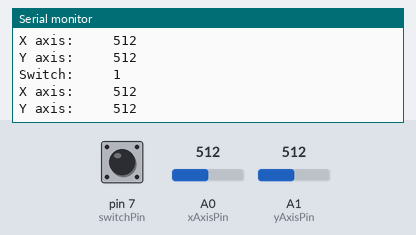
Bench run of a sketch on a simulated Arduino Uno, built with avr-gcc and run on an emulated ATmega328P. Parts: the last lines printed to the serial monitor. Inputs (shaded band) come from the test bench; at power-on: A0 (xAxisPin) = 512, A1 (yAxisPin) = 512, pin 7 (switchPin) HIGH.

Above: at 1.3 s.
1.4 s: A0 (xAxisPin) set to 716
At 1.82 s:
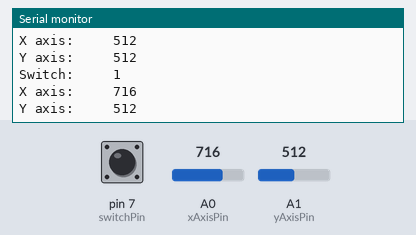
2.9 s: A1 (yAxisPin) set to 716
At 3.33 s:
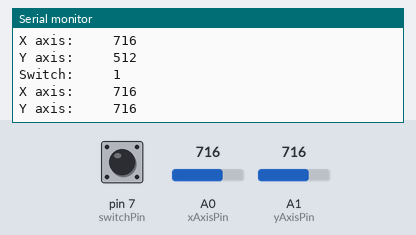
4.4 s: pin 7 (switchPin) pulled LOW for 0.6 s
6.5 s: A0 (xAxisPin) set to 900
At 6.83 s:
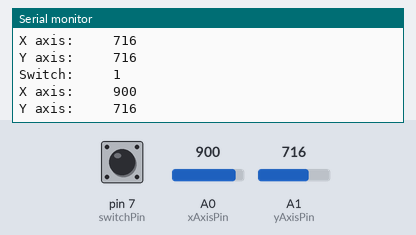
8.0 s: A1 (yAxisPin) set to 900
At 8.34 s:
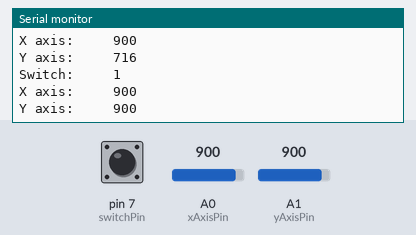
Timing chart, 0 to 10.5 s (numbered marks = the images above; inputs shaded):
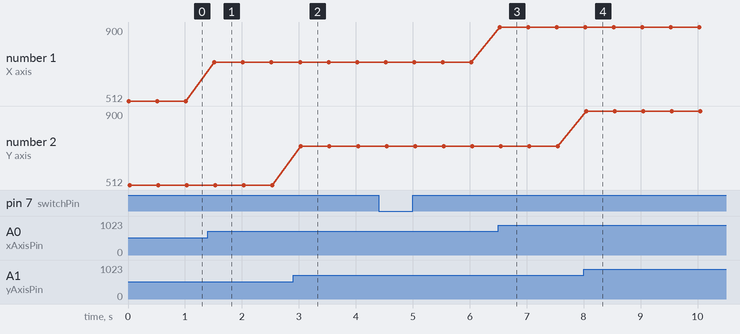

The sketch:

JoyStickTest01.ino
```cpp
// asigning pin numbers
const int switchPin = 7;
const int xAxisPin = 0;
const int yAxisPin = 1;


void setup() {
  // sets the switch to input
  pinMode(switchPin, INPUT);
  // powers the switch
  digitalWrite(switchPin, HIGH);
  // The bit rate
  Serial.begin(9600);
}

void loop() {
  // Says switch and if its on/off
  Serial.print("Switch:     ");
  Serial.print(digitalRead(switchPin));
  Serial.print("\n");
  // Says X axis and shows the x coordinate
  Serial.print("X axis:     ");
  Serial.print(analogRead(xAxisPin));
  Serial.print("\n");
  // Says Y axis and shows the y coordinate
  Serial.print("Y axis:     ");
  Serial.print(analogRead(yAxisPin));
  // Makes white space
  Serial.print("\n\n");
  //Delays for 1/2 sec
  delay(500);

}
```

Measured:
- after the input at 1.4 s, the serial monitor: prints a new line after 0.12 s (image 1)
- after the input at 2.9 s, the serial monitor: prints a new line after 0.14 s (image 2)
- after the input at 6.5 s, the serial monitor: prints a new line at once (image 3)
- after the input at 8.0 s, the serial monitor: prints a new line after 0.05 s (image 4)
- plotted number 1: 512 → 716 after the input at 1.4 s, 716 → 900 after the input at 6.5 s
